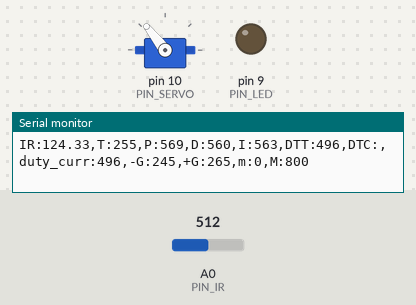
Simulated run of this sketch. Board: Arduino Uno, built with avr-gcc and run on an emulated ATmega328P. On the bench: servo, output pins drawn as LEDs (lit = HIGH), the last lines printed to the serial monitor. The test bench sets the inputs (shaded band); at power-on: A0 (PIN_IR) = 512.

Above: at 1.05 s.
1.3 s: A0 (PIN_IR) set to 235
At 2.3 s:
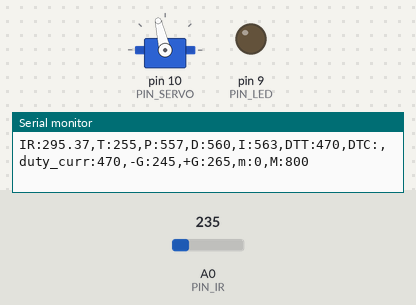
4.3 s: A0 (PIN_IR) set to 122
At 4.45 s:
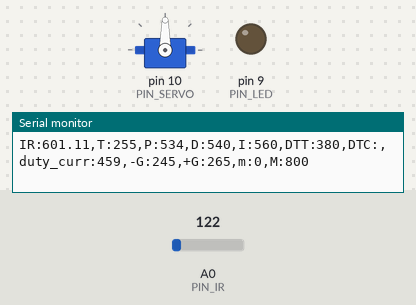
7.3 s: A0 (PIN_IR) set to 0
At 10.8 s:
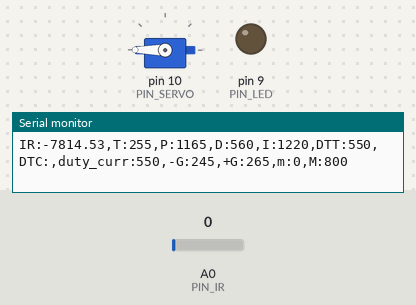
Timing chart, 0 to 16.7 s (numbered marks = the images above; inputs shaded):
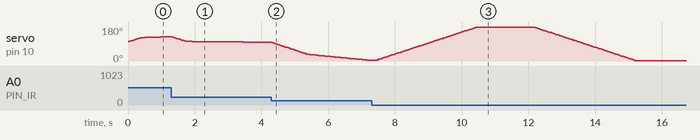

The sketch:

211216PIDControl.ino
```cpp
#include <Servo.h> // [2972] 서보 헤더파일 포함

/////////////////////////////
// Configurable parameters //
/////////////////////////////

// Arduino pin assignment
#define PIN_LED 9 // [1234] LED를 아두이노 GPIO 9번 핀에 연결
                  // [2345] ...하면 개선
#define PIN_SERVO 10 // [2951] servo moter를 아두이노 GPIO 10번 핀에 연결
#define PIN_IR A0      // [2961] 적외선센서를 아두이노 A0핀에 연결

// Framework setting
#define _DIST_TARGET 255 //[2967] 탁구공 위치까지의 거리를 255로 고정
         // [2952] 탁구공의 목표 위치를 25.5cm로 설정
#define _DIST_MIN 90 // [2972] 거리 센서가 인식 가능하게 설정한 최소 거리
#define _DIST_MAX 410 // [2972] 거리 센서가 인식 가능하게 설정한 최대 거리

// Distance sensor
#define _DIST_ALPHA 0.5   // [2959] ema 필터에 적용할 알파값

// Servo range
#define _DUTY_MIN 550 // [2952] 서보의 최소 각도값
#define _DUTY_NEU 1600 // [2952] 서보의 중간 각도값
#define _DUTY_MAX 2400 // [1691] 서보의 최대 각도

// Servo speed control
#define _SERVO_ANGLE 30  //[2967] 서보 각도 설정
#define _SERVO_SPEED 60  //[2959] 서보의 속도 설정

// Event periods
#define _INTERVAL_DIST 20  //[2959] 센서의 거리측정 인터벌값
#define _INTERVAL_SERVO 20 //[2967] 서보 INTERVAL값 설정
#define _INTERVAL_SERIAL 100  //[2959] 시리얼 모니터/플로터의 인터벌값 설정

// PID parameters
#define _KP 1.5 // [2957] 비례 제어 값
                // [2961] 비례이득
#define _KD 80
#define _KI 0.01

// [2964] 실제 거리가 100mm, 400mm일 때 센서가 읽는 값(각 a, b)
#define a 71
#define b 360

//////////////////////
// global variables //
//////////////////////

// Servo instance
Servo myservo;  // [2972] 서보 정의

// Distance sensor
float dist_target; // location to send the ball
float dist_raw, dist_ema;    // [2961] dist_raw : 적외선센서로 얻은 거리를 저장하는 변수
                             // [2961] dist_ema : 거리를 ema필터링을 한 값을 저장하는 변수
float alpha;    // [2959] ema의 알파값을 저장할 변수

// Event periods
unsigned long last_sampling_time_dist, last_sampling_time_servo, last_sampling_time_serial;// [2957] last_sampling_time_dist : 거리센서 측정 주기
                          // [2957] last_sampling_time_servo : 서보 위치 갱신 주기
                          // [2957] last_sampling_time_serial : 제어 상태 시리얼 출력 주기
bool event_dist, event_servo, event_serial; // [2957] 각각의 주기에 도달했는지를 불리언 값으로 저장하는 변수

// Servo speed control
int duty_chg_per_interval; // [2952] 한 주기당 변화할 서보 활동량을 정의
int duty_target, duty_curr; // [2961] 목표위치, 서보에 입력할 위치

// PID variables
float error_curr, error_prev, control, pterm, dterm, iterm;


void setup() {
// initialize GPIO pins for LED and attach servo
pinMode(PIN_LED, OUTPUT); // [2952] LED를 GPIO 9번 포트에 연결
                          // [2957] LED를 출력 모드로 설정
myservo.attach(PIN_SERVO); // [2952] 서보 모터를 GPIO 10번 포트에 연결

// initialize global variables
alpha = _DIST_ALPHA;   // [2959] ema의 알파값 초기화
dist_ema = 0;          // [2959] dist_ema 초기화
duty_curr = _DUTY_NEU; // [2959] duty_durr 중간값으로 초기화

// move servo to neutral position
myservo.writeMicroseconds(_DUTY_NEU); // [2952] 서보 모터를 중간 위치에 지정

// initialize serial port
Serial.begin(115200); // [2952] 시리얼 포트를 115200의 속도로 연결

// convert angle speed into duty change per interval.
duty_chg_per_interval = (_DUTY_MAX - _DUTY_MIN) * (_SERVO_SPEED / 180.0) * (_INTERVAL_SERVO / 1000.0);                // [2959] 한 주기마다 이동할 양
// [2974] INTERVAL -> _INTERVAL_SERVO 로 수정

// [2974] 이벤트 변수 초기화
last_sampling_time_dist = 0; // [2974] 마지막 거리 측정 시간 초기화
last_sampling_time_servo = 0; // [2974] 마지막 서보 업데이트 시간 초기화
last_sampling_time_serial = 0; // [2974] 마지막 출력 시간 초기화
event_dist = event_servo = event_serial = false; // [2974] 각 이벤트 변수 false로 초기화
}


void loop() {
/////////////////////
// Event generator //
/////////////////////
  unsigned long time_curr = millis();  // [2964] event 발생 조건 설정
  if(time_curr >= last_sampling_time_dist + _INTERVAL_DIST) {
    last_sampling_time_dist += _INTERVAL_DIST;
    event_dist = true; // [2957] 거리 측정 주기에 도달했다는 이벤트 발생
  }
  if(time_curr >= last_sampling_time_servo + _INTERVAL_SERVO) {
    last_sampling_time_servo += _INTERVAL_SERVO;
    event_servo = true; // [2957] 서보모터 제어 주기에 도달했다는 이벤트 발생
  }
  if(time_curr >= last_sampling_time_serial + _INTERVAL_SERIAL) {
    last_sampling_time_serial += _INTERVAL_SERIAL;
    event_serial = true; // [2957] 출력주기에 도달했다는 이벤트 발생
  }

////////////////////
// Event handlers //
////////////////////

  // get a distance reading from the distance sensor
  if(event_dist) {
     event_dist = false;
      dist_raw = ir_distance_filtered();   // [2959] dist_raw에 필터링된 측정값 저장
      if (dist_ema == 0){                  // [2959] 맨 처음
        dist_ema = dist_raw;               // [2959] 맨 처음 ema값 = 필터링된 측정값
      }                                    // [2963] dist_ema를 dist_raw로 초기화
      else{
        dist_ema = alpha * dist_raw + (1-alpha) * dist_ema;   // [2959] ema 구현
      }

    error_curr = _DIST_TARGET - dist_ema;
    pterm = _KP * error_curr;
    dterm = _KD * (error_curr - error_prev);
    iterm += _KI * error_curr;

    control = pterm + dterm + iterm;
    duty_target = _DUTY_NEU + control;

    if(duty_target < _DUTY_MIN) duty_target = _DUTY_MIN;
    else if(duty_target > _DUTY_MAX) duty_target = _DUTY_MAX;

    error_prev = error_curr;
  }

  if(event_servo) {
    event_servo = false; // [2974] 서보 이벤트 실행 후, 다음 주기를 기다리기 위해 이벤트 종료
    // adjust duty_curr toward duty_target by duty_chg_per_interval
    if(duty_target > duty_curr) {  // [2964] 현재 서보 각도 읽기
      duty_curr += duty_chg_per_interval; // [2961] duty_curr은 주기마다 duty_chg_per_interval만큼 증가
      if(duty_curr > duty_target) {duty_curr = duty_target;} // [2956] duty_target 지나쳤을 경우, duty_target에 도달한 것으로 duty_curr값 재설정
    }
    else {
      duty_curr -= duty_chg_per_interval;  // [2961] duty_curr은 주기마다 duty_chg_per_interval만큼 감소
      if (duty_curr < duty_target) {duty_curr = duty_target;} // [2956] duty_target 지나쳤을 경우, duty_target에 도달한 것으로 duty_curr값 재설정
    }


    // update servo position
    myservo.writeMicroseconds(duty_curr);  // [2964] 서보 움직임 조절

  }

  if(event_serial) {
    event_serial = false; // [2974] 출력 이벤트 실행 후, 다음 주기까지 이벤트 종료
    Serial.print("IR:");
    Serial.print(dist_ema); // [2957] 적외선 센서로부터 받은 값 출력
    Serial.print(",T:");
     Serial.print(_DIST_TARGET);
    Serial.print(",P:");
    Serial.print(map(pterm, -1000, 1000, 510, 610));    // [2961] 비례제어량 출력                        // [2959] 적외선 센서로부터 받은 값을 보정한 값 출력
    Serial.print(",D:");
    Serial.print(map(dterm, -1000, 1000, 510, 610));    // [2961] 비례제어량 출력
    Serial.print(",I:");
    Serial.print(map(iterm, -1000, 1000, 510, 610));
    Serial.print(",DTT:");
    Serial.print(map(duty_target, 1000, 2000, 410, 510)); // [2957] 목표로 하는 거리 출력
    Serial.print(",DTC:");
    Serial.print(",duty_curr:");
    Serial.print(map(duty_curr, 1000, 2000, 410, 510)); // [2957] 서보모터에 입력한 값 출력
    Serial.println(",-G:245,+G:265,m:0,M:800");
  }
}
float ir_distance(void){ // return value unit: mm
                         // [2959] 센서가 측정한 거리를 리턴해주는 함수
  float val;
  float volt = float(analogRead(PIN_IR));
  val = ((6762.0/(volt-9.0))-4.0) * 10.0; // [2961] *10 : cm -> mm로 변환
  return val;            // [2959] 거리측정 구현
  //return 100 + 300.0 / (b - a) * (val - a);  // [2964] 센서가 읽은 거리를 이용한 실제
                                               //        거리 반환
}                                              // [2959] 윗줄 ir_distance_filtered로 이동

float ir_distance_filtered(void){ // return value unit: mm
               // [2964] 적외선 센서를 이용한 거리 측정 함수
             // [2959] 센서가 측정한 거리를 필터링한 값을 리턴
                          // [2952] ir_distance()에서 리턴된 값을 val에 대입후 필터링 수행
  float val = ir_distance();// [2961] val -> float val
  val = 100 + 300.0 / (b - a) * (val - a);
  if(val >= 245 && val <= 265){
    val = 255;
  }
  return val; //[2959] 100mm일때 측정값과 400mm일때 측정값
                                            //       기준으로 거리 보정
}
```
